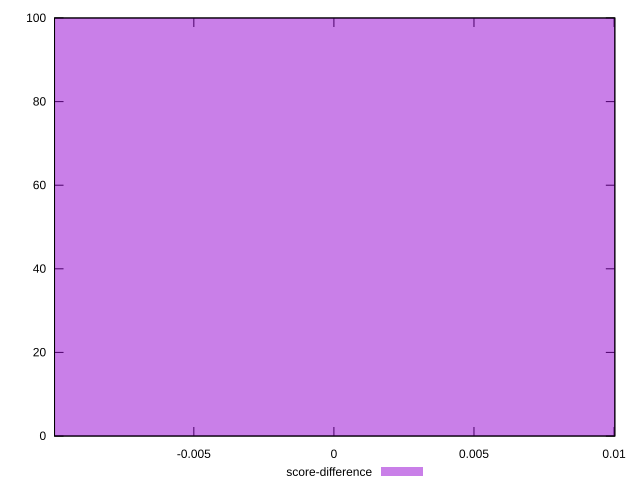

This figure's gnuplot source:
reset

$scoreDifference <<EOF
0 100
EOF

set key outside below
set boxwidth 0.1
set xrange [-0.009972393989216002:0.010027606010783998]
set yrange [0:100]
set trange [0:100]
set style fill transparent solid 0.5 noborder
set terminal svg size 640, 490 enhanced background rgb 'white'
set output "report_00008_2021-01-22T20:58:29.167/uses-long-cache-ttl/samples/pages+cached+noexternal/score-difference/histogram.svg"

plot $scoreDifference title "score-difference" with boxes

reset
